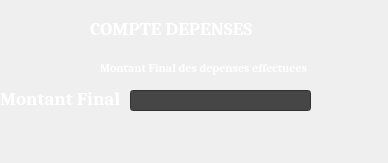
<?xml version="1.0" encoding="UTF-8"?>
<ui version="4.0">
 <class>comptedepense</class>
 <widget class="QDialog" name="comptedepense">
  <property name="geometry">
   <rect>
    <x>0</x>
    <y>0</y>
    <width>388</width>
    <height>163</height>
   </rect>
  </property>
  <property name="windowTitle">
   <string>compte depense</string>
  </property>
  <property name="windowIcon">
   <iconset resource="../../Documents/Menu/logo1.qrc">
    <normaloff>:/menu/logo1/logo.png</normaloff>:/menu/logo1/logo.png</iconset>
  </property>
  <widget class="QLabel" name="label">
   <property name="geometry">
    <rect>
     <x>90</x>
     <y>20</y>
     <width>181</width>
     <height>16</height>
    </rect>
   </property>
   <property name="font">
    <font>
     <family>Cambria</family>
     <pointsize>14</pointsize>
     <weight>75</weight>
     <bold>true</bold>
    </font>
   </property>
   <property name="styleSheet">
    <string notr="true">color: rgb(255, 255, 255);</string>
   </property>
   <property name="text">
    <string>COMPTE DEPENSES</string>
   </property>
  </widget>
  <widget class="QLabel" name="label_4">
   <property name="geometry">
    <rect>
     <x>100</x>
     <y>60</y>
     <width>211</width>
     <height>16</height>
    </rect>
   </property>
   <property name="font">
    <font>
     <family>Cambria</family>
     <pointsize>9</pointsize>
     <weight>75</weight>
     <bold>true</bold>
    </font>
   </property>
   <property name="styleSheet">
    <string notr="true">color: rgb(255, 255, 255);</string>
   </property>
   <property name="text">
    <string>Montant Final des depenses effectuees</string>
   </property>
  </widget>
  <widget class="QLabel" name="label_2">
   <property name="geometry">
    <rect>
     <x>0</x>
     <y>90</y>
     <width>151</width>
     <height>16</height>
    </rect>
   </property>
   <property name="font">
    <font>
     <family>Cambria</family>
     <pointsize>14</pointsize>
     <weight>75</weight>
     <bold>true</bold>
    </font>
   </property>
   <property name="styleSheet">
    <string notr="true">color: rgb(255, 255, 255);</string>
   </property>
   <property name="text">
    <string>Montant Final</string>
   </property>
  </widget>
  <widget class="QLineEdit" name="montant">
   <property name="geometry">
    <rect>
     <x>130</x>
     <y>90</y>
     <width>181</width>
     <height>21</height>
    </rect>
   </property>
   <property name="font">
    <font>
     <family>Cambria</family>
     <pointsize>12</pointsize>
     <weight>75</weight>
     <bold>true</bold>
    </font>
   </property>
   <property name="focusPolicy">
    <enum>Qt::ClickFocus</enum>
   </property>
   <property name="styleSheet">
    <string notr="true">background-color: rgb(70, 70, 70);</string>
   </property>
   <property name="clearButtonEnabled">
    <bool>true</bool>
   </property>
  </widget>
  <widget class="QLabel" name="label_3">
   <property name="geometry">
    <rect>
     <x>-20</x>
     <y>-10</y>
     <width>411</width>
     <height>171</height>
    </rect>
   </property>
   <property name="styleSheet">
    <string notr="true">color: rgb(255, 255, 255);</string>
   </property>
   <property name="text">
    <string/>
   </property>
   <property name="pixmap">
    <pixmap resource="../../Documents/Menu/fond2.qrc">:/menu/fond/Fond2.png</pixmap>
   </property>
   <property name="scaledContents">
    <bool>true</bool>
   </property>
  </widget>
  <zorder>label_3</zorder>
  <zorder>label</zorder>
  <zorder>label_4</zorder>
  <zorder>label_2</zorder>
  <zorder>montant</zorder>
 </widget>
 <resources>
  <include location="../../Documents/Menu/fond2.qrc"/>
  <include location="../../Documents/Menu/logo1.qrc"/>
 </resources>
 <connections/>
</ui>
